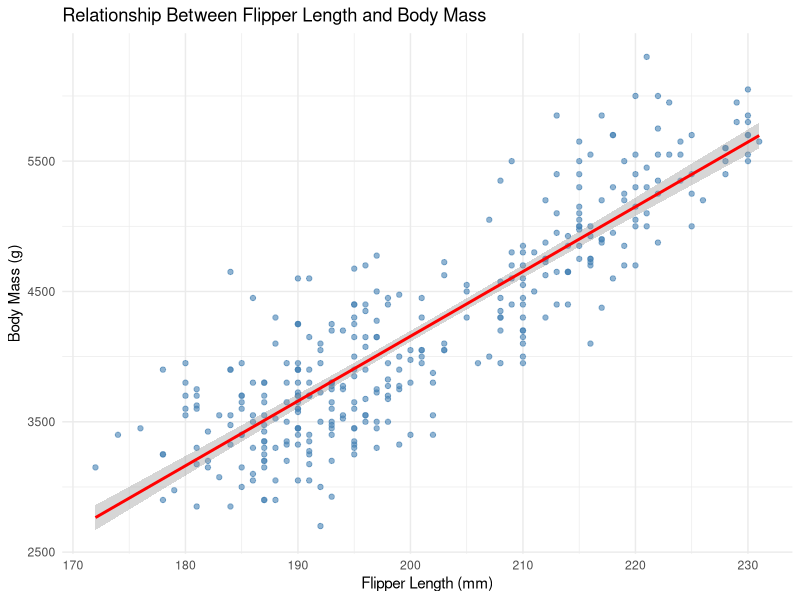
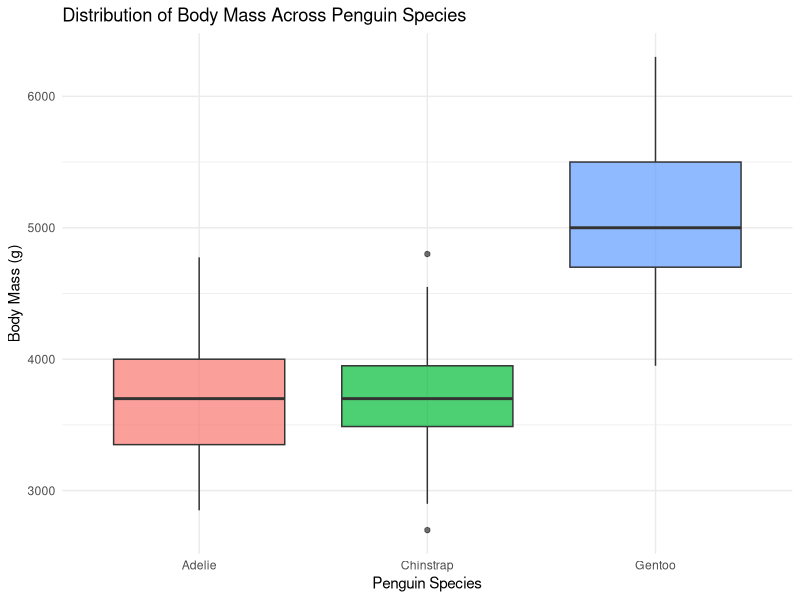
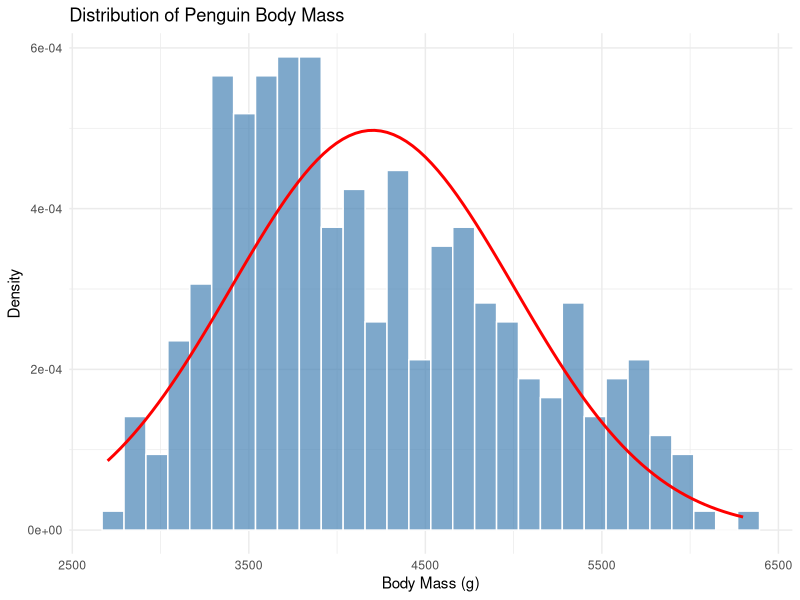
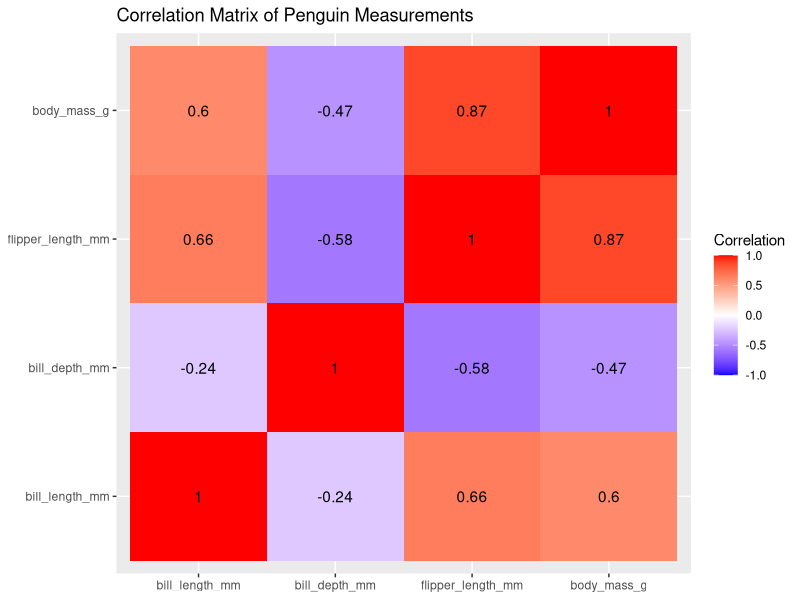

Here is the R script that generated these plots, in order:
install.packages("palmerpenguins")
install.packages("ggplot2")

library(palmerpenguins)
library(ggplot2)

df <- penguins

## Task 1: DATA EXPLORATION AND PREPROCESSING

# Display first six rows
head(df)

# Inspect the dataset structure
str(df)

# Check number of rows and columns
dim(df)

# Count missing values per column
colSums(is.na(df))

# Select numerical columns
numeric_data <- df[sapply(df, is.numeric)]

# Calculate summary statistics
sapply(numeric_data, function(x) {
  c(
    mean = mean(x, na.rm = TRUE),
    median = median(x, na.rm = TRUE),
    min = min(x, na.rm = TRUE),
    max = max(x, na.rm = TRUE),
    sd = sd(x, na.rm = TRUE)
  )
})

## Task 2: HYPOTHESIS TESTING

### A significance level of \(\alpha = 0.05\) is used.

### Part A — Two-sample t-test
selected <- subset(
  df,
  species %in% c("Adelie", "Gentoo") &
    !is.na(body_mass_g)
)

selected$species <- droplevels(selected$species)

t_result <- t.test(
  body_mass_g ~ species,
  data = selected
)
# This uses Welch's two-sample t-test, which does not require equal population variances.
print(t_result)

### Part B — One-sample proportion test
sex_data <- subset(df, !is.na(sex))

male_count <- sum(sex_data$sex == "male")
total_count <- nrow(sex_data)

prop_result <- prop.test(
  x = male_count,
  n = total_count,
  p = 0.5,
  alternative = "two.sided",
  correct = FALSE
)

print(prop_result)

## Task 3: CORRELATION ANALYSIS
## Using Pearson's correlation coefficient, which measures linear relationships on a scale of -1 to +1.
columns <- c(
  "bill_length_mm",
  "bill_depth_mm",
  "flipper_length_mm",
  "body_mass_g"
)

cor_matrix <- cor(
  df[columns],
  use = "complete.obs"
)

print(round(cor_matrix, 2))

## Heatmap
cor_data <- as.data.frame(as.table(cor_matrix))

heatmap_plot <- ggplot(cor_data, aes(Var1, Var2, fill = Freq)) +
  geom_tile() +
  geom_text(
    aes(label = round(Freq, 2))
  ) +
  scale_fill_gradient2(
    low = "blue",
    mid = "white",
    high = "red",
    midpoint = 0,
    limits = c(-1, 1)
  ) +
  labs(
    title = "Correlation Matrix of Penguin Measurements",
    x = NULL,
    y = NULL,
    fill = "Correlation"
  )

# Task 4: REGRESSION MODELLING
## Simple & Multiple Linear Regression
model_data <- df[
  complete.cases(df[, c(
    "body_mass_g",
    "flipper_length_mm",
    "bill_length_mm",
    "bill_depth_mm"
  )]),
]

# Simple regression
simple_model <- lm(
  body_mass_g ~ flipper_length_mm,
  data = model_data
)

summary(simple_model)


# Multiple regression
multiple_model <- lm(
  body_mass_g ~ flipper_length_mm +
    bill_length_mm +
    bill_depth_mm,
  data = model_data
)

summary(multiple_model)

# Adjusted R-squared values
summary(simple_model)$adj.r.squared
summary(multiple_model)$adj.r.squared

# Root mean squared errors
sqrt(mean(residuals(simple_model)^2))
sqrt(mean(residuals(multiple_model)^2))


## Task 5: DATA VISUALIZATION

### Part A — Scatter Plot with Regression Line
# Visualize the relationship between flipper length and body mass.

scatter_plot <- ggplot(
  model_data,
  aes(x = flipper_length_mm, y = body_mass_g)
) +
  geom_point(color = "steelblue", alpha = 0.6) +
  geom_smooth(
    method = "lm",
    formula = y ~ x,
    color = "red",
    se = TRUE
  ) +
  labs(
    title = "Relationship Between Flipper Length and Body Mass",
    x = "Flipper Length (mm)",
    y = "Body Mass (g)"
  ) +
  theme_minimal()


### Part B — Boxplot of Body Mass Across Species
# Compare the distribution of body mass among penguin species.

box_plot <- ggplot(
  df,
  aes(x = species, y = body_mass_g, fill = species)
) +
  geom_boxplot(na.rm = TRUE, alpha = 0.7) +
  labs(
    title = "Distribution of Body Mass Across Penguin Species",
    x = "Penguin Species",
    y = "Body Mass (g)"
  ) +
  theme_minimal() +
  theme(legend.position = "none")


### Part C — Histogram of Body Mass with Normal Curve
# Visualize the distribution of body mass and compare it
# with a theoretical normal distribution.

body_mass <- na.omit(df$body_mass_g)

mean_mass <- mean(body_mass)
sd_mass <- sd(body_mass)

histogram_plot <- ggplot(
  data.frame(body_mass_g = body_mass),
  aes(x = body_mass_g)
) +
  geom_histogram(
    aes(y = after_stat(density)),
    bins = 30,
    fill = "steelblue",
    color = "white",
    alpha = 0.7
  ) +
  stat_function(
    fun = dnorm,
    args = list(
      mean = mean_mass,
      sd = sd_mass
    ),
    color = "red",
    linewidth = 1
  ) +
  labs(
    title = "Distribution of Penguin Body Mass",
    x = "Body Mass (g)",
    y = "Density"
  ) +
  theme_minimal()

# Create a directory for the charts
dir.create("plots", showWarnings = FALSE)

# Export each chart as a high-resolution PNG
ggsave("plots/scatter_plot.png", scatter_plot,
       width = 8, height = 5, dpi = 300)

ggsave("plots/box_plot.png", box_plot,
       width = 8, height = 5, dpi = 300)

ggsave("plots/histogram_plot.png", histogram_plot,
       width = 8, height = 5, dpi = 300)
ggsave(
  "plots/correlation_heatmap.png",
  heatmap_plot,
  width = 8,
  height = 6,
  dpi = 300
)
